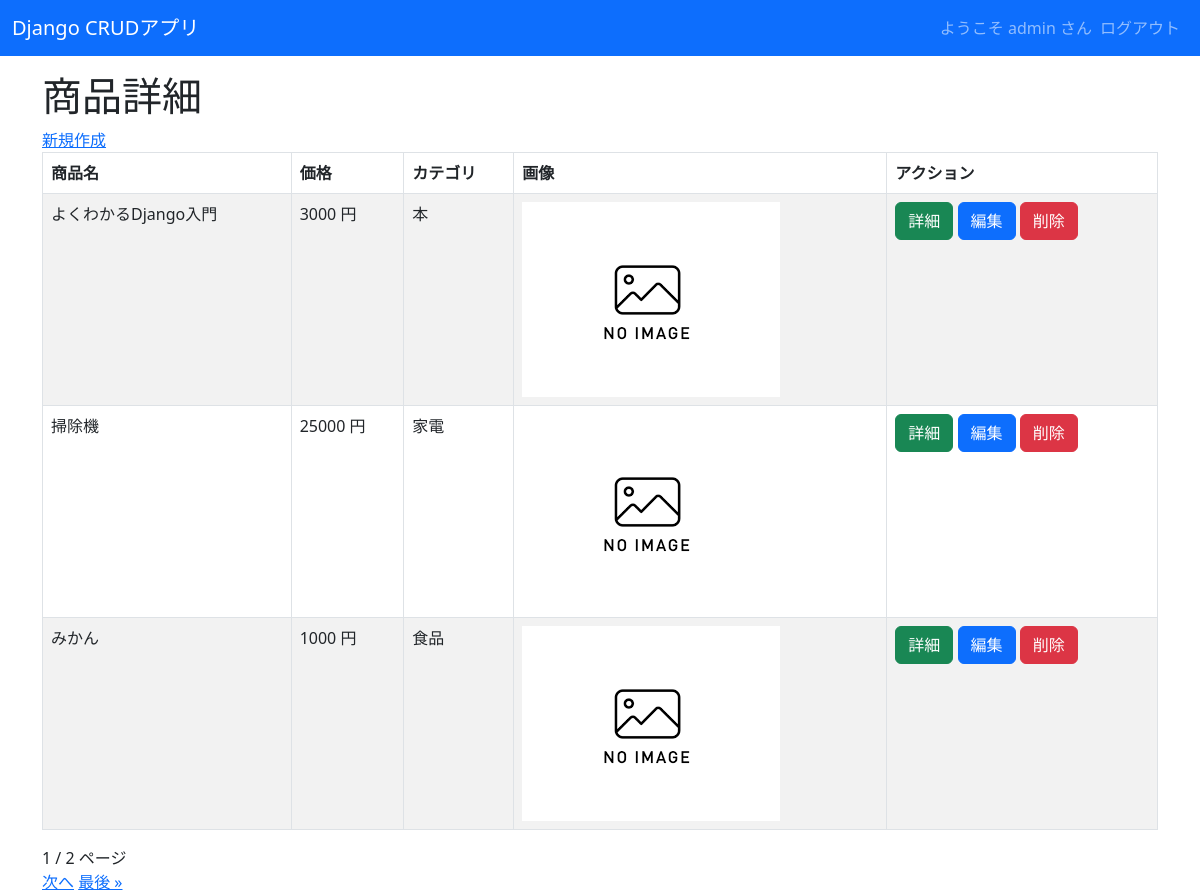
Screenshot of /crud/ (signed in) with the database file from the repository.
### crud/models.py (models this page shows, shortened)
class Product(models.Model):
    name = models.CharField(max_length=200)
    price = models.PositiveIntegerField()
    category = models.ForeignKey(Category, on_delete=models.CASCADE)
    img = models.ImageField(blank=True, default="noImage.png")
    description = models.TextField(blank=True, null=True)

class Category(models.Model):
    name = models.CharField(max_length=200)
    def __str__(self):
        return self.name

### crud/views.py (the view)
# urls.py: path("crud/", views.ProductListView.as_view(), name="list"),
class ProductListView(LoginRequiredMixin, ListView):
    model = Product
    template_name = "list.html"
    paginate_by = 3

### crud/templates/crud/product_list.html (shortened to what this page needs)
{% extends "base.html" %}
 {% block content %}
 <h1>商品詳細</h1>
 <a href="{% url 'new' %}">新規作成</a>
 <table class="table table-striped table-hover table-bordered">
     <thead>
         <tr>
             <th>商品名</th>
             <th>価格</th>
             <th>カテゴリ</th>
             <th>画像</th>
             <th>アクション</th>
         </tr>
     </thead>
     {% for product in object_list %}
     <tr>
         <td>{{ product.name }}</td>
         <td>{{ product.price }} 円</td>
         <td>{{ product.category }}</td>
         <td><img src="{{ product.img.url }}" style="width:10px height:auto;"></td>
         <td>
            <button class="btn btn-success" onclick="location.href='{% url "detail" pk=product.pk %}'">詳細</button>
            <button class="btn btn-primary" onclick="location.href='{% url "edit" pk=product.pk %}'">編集</button>
            <button class="btn btn-danger" onclick="location.href='{% url "delete" pk=product.pk %}'">削除</button>
        </td>
     </tr>
     {% endfor %}
 </table>
 {{ page_obj.number }} / {{ page_obj.paginator.num_pages }} ページ<br>
 {% if page_obj.has_next %}
 <a href="?page={{ page_obj.next_page_number }}">次へ</a>
 <a href="?page={{ page_obj.paginator.num_pages }}">最後 &raquo;</a>
 {% endif %}
 {% endblock %}

### crud/templates/base.html (shortened to what this page needs)
<!DOCTYPE html>
<html lang="ja">
<head>
<link href="https://cdn.jsdelivr.net/npm/bootstrap@5.3.0-alpha3/dist/css/bootstrap.min.css" rel="stylesheet">
</head>
<body>
    <nav class="navbar navbar-expand-lg navbar-dark bg-primary" style="margin-bottom: 1rem;">
        <div class="container-fluid">
            <a class="navbar-brand" href="{% url 'list' %}">Django CRUDアプリ</a>
            <div class="collapse navbar-collapse" id="navbarNav">
                <ul class="navbar-nav ms-auto">
                    {% if request.user.is_authenticated %}
                    <span class="navbar-text">
                        ようこそ {{ user.get_username }} さん
                    </span>
                    <li class="nav-item">
                        <form action="{% url 'logout' %}" method="post">
                            <input class="nav-link" type="submit" value="ログアウト">
                        </form>
                    </li>
                    {% else %}
                    <li class="nav-item">
                        <a class="nav-link" href="{% url 'login' %}">ログイン</a>
                    </li>
                    {% endif %}
                </ul>
            </div>
        </div>
    </nav>
    <div class="container">
        {% block content %}{% endblock %}
    </div>
</body>
</html>

### rows the page displays
Product: name "よくわかるDjango入門", price "3000", category "本", img (placeholder picture)
Product: name "掃除機", price "25000", category "家電", img (placeholder picture)
Product: name "みかん", price "1000", category "食品", img (placeholder picture)

### other values shown
{{ user.get_username }} "admin"
{{ page_obj.number }} "1"
{{ page_obj.paginator.num_pages }} "2"
